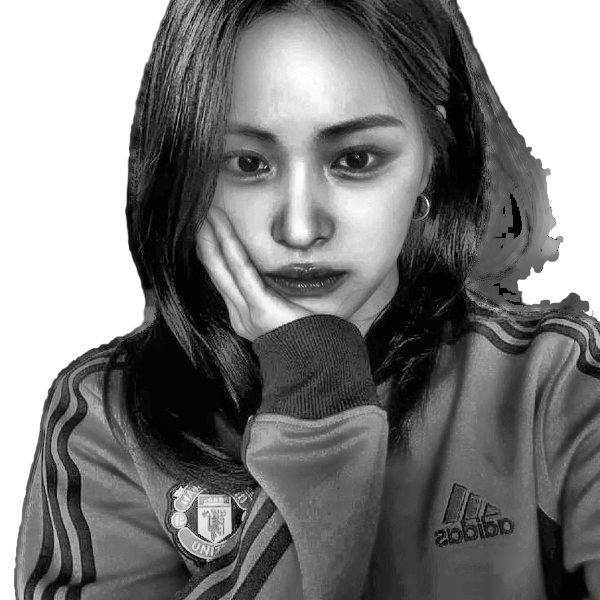
#> input picture source-prepped.png, 600 x 600 px, found by its file name
$ python make_ascii_svg.py
#> lines starting #> are read from the running program, lines starting #| are printed output that depends on the picture
### scripts/theme.py
"""Shared card look: dark panel, pink -> purple -> blue gradient border and text accents."""

GRAD = ("#f778ba", "#bc8cff", "#58a6ff")
PASTEL = ("#ffb3d9", "#d2b8ff", "#a5d6ff")  # lighter, for large text areas


def gradient(gid, x2=1, y2=1, user=False, colors=GRAD):
    """Linear gradient from (0,0) to (x2,y2): bbox fractions, or pixels when user=True."""
    units = ' gradientUnits="userSpaceOnUse"' if user else ""
    stops = "".join(f'<stop offset="{i / 2}" stop-color="{c}"/>' for i, c in enumerate(colors))
    return f'<linearGradient id="{gid}" x1="0" y1="0" x2="{x2}" y2="{y2}"{units}>{stops}</linearGradient>'


def frame(w, h, extra_defs=""):
    """Card background; also defines #tx, a left-to-right gradient for text fills."""
    return (
        f'<defs>{gradient("bd")}{gradient("tx", 1, 0)}{extra_defs}</defs>'
        f'<rect x="1" y="1" width="{w - 2}" height="{h - 2}" rx="10" fill="#0d1117" '
        f'stroke="url(#bd)" stroke-width="1.5"/>'
    )


# [8 lines left out: function sparkle, not called in this run]

### scripts/make_ascii_svg.py
"""source-prepped.png -> ascii.svg, a monochrome portrait that types itself in row by row."""

from xml.sax.saxutils import escape

from PIL import Image
from theme import PASTEL, frame, gradient

RAMP = " .`:-=+*cs#%@"  # bright (sparse) -> dark (dense); leading space clears the bg
COLS = 100
FONT, CW, LH = 7, 4.2, 8  # font size, char width, line height
ROW_DUR, ROW_GAP = 0.35, 0.06  # seconds per row wipe, stagger between rows
BAR = 34  # title bar height

img = Image.open("source-prepped.png").convert("L")
#> img is the input picture: PIL image 600x600 L; min 1, max 255, mean 125.8
rows = round(COLS * img.height / img.width * CW / LH)
#> rows = 52
img = img.resize((COLS, rows))
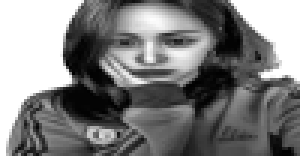
#> img: PIL image 100x52 L (shown 3 times larger); min 1, max 255, mean 125.7
# stretch the subject's tones over the full ramp; the white background stays blank
subj = sorted(v for v in img.tobytes() if v < 250) or [0, 249]
#> subj = 4087 values from 1 to 249
lo, hi = subj[len(subj) // 50], subj[-len(subj) // 50 - 1]
#> lo = 4; hi = 230
img = img.point(
    lambda v: 255 if v >= 250 else max(0, min(249, (v - lo) * 249 // max(1, hi - lo)))
)
px = img.load()

lines = []
for y in range(rows):
    line = "".join(RAMP[(255 - px[x, y]) * (len(RAMP) - 1) // 255] for x in range(COLS))
    lines.append(line.rstrip())
#> after the loop, lines = 52 items

W, H = COLS * CW + 20, rows * LH + 20 + BAR
#> W = 440; H = 470
out = [
    f'<svg xmlns="http://www.w3.org/2000/svg" viewBox="0 0 {W:.0f} {H}" width="{W:.0f}" height="{H}">',
    frame(round(W), H, gradient("pg", round(W), H, user=True, colors=PASTEL)),  # portrait fades pink -> blue
    '<circle cx="20" cy="18" r="6" fill="#ff5f56"/><circle cx="40" cy="18" r="6" fill="#ffbd2e"/>'
    '<circle cx="60" cy="18" r="6" fill="#27c93f"/>',
    f'<text x="{W / 2:.0f}" y="22" text-anchor="middle" font-family="ui-monospace,SFMono-Regular,Menlo,Consolas,monospace" '
    f'font-size="12" fill="#8b949e">portrait.txt</text>',
    f'<g font-family="ui-monospace,SFMono-Regular,Menlo,Consolas,monospace" font-size="{FONT}" fill="url(#pg)" xml:space="preserve">',
]
for y, line in enumerate(lines):
    if not line:
        continue
    begin, ty, wide = y * ROW_GAP, 10 + BAR + y * LH, len(line) * CW
    end, k = begin + ROW_DUR, begin / (begin + ROW_DUR)
    out.append(
        f'<clipPath id="r{y}"><rect x="10" y="{ty}" height="{LH}" width="{wide}">'
        f'<animate attributeName="width" values="0;0;{wide}" keyTimes="0;{k:.3f};1" dur="{end:.2f}s" fill="freeze"/></rect></clipPath>'
        f'<text x="10" y="{ty + FONT}" textLength="{wide:.1f}" lengthAdjust="spacingAndGlyphs" clip-path="url(#r{y})">{escape(line)}</text>'
        f'<rect y="{ty}" width="{CW}" height="{LH}" fill="#f778ba" opacity="0">'
        f'<animate attributeName="x" from="10" to="{10 + wide}" begin="{begin:.2f}s" dur="{ROW_DUR}s" fill="freeze"/>'
        f'<set attributeName="opacity" to="1" begin="{begin:.2f}s" dur="{ROW_DUR}s"/></rect>'
    )
#> this loop made 52 passes
#> (begin, ty, wide, end, k) on passes 1 to 12: (0, 44, 323.4, 0.35, 0), (0.06, 52, 327.6, 0.41, 0.146), (0.12, 60, 331.8, 0.47, 0.255), (0.18, 68, 331.8, 0.53, 0.34), (0.24, 76, 336, 0.59, 0.407), (0.3, 84, 340.2, 0.65, 0.462), (0.36, 92, 344.4, 0.71, 0.507), (0.42, 100, 348.6, 0.77, 0.545), (0.48, 108, 352.8, 0.83, 0.578), (0.54, 116, 357, 0.89, 0.607), (0.6, 124, 361.2, 0.95, 0.632), (0.66, 132, 365.4, 1.01, 0.653)
#> after the loop, out = 57 items
out.append("</g></svg>")
open("ascii.svg", "w").write("\n".join(out))
print(f"wrote ascii.svg ({COLS}x{rows})")
#| wrote ascii.svg (100x52)
